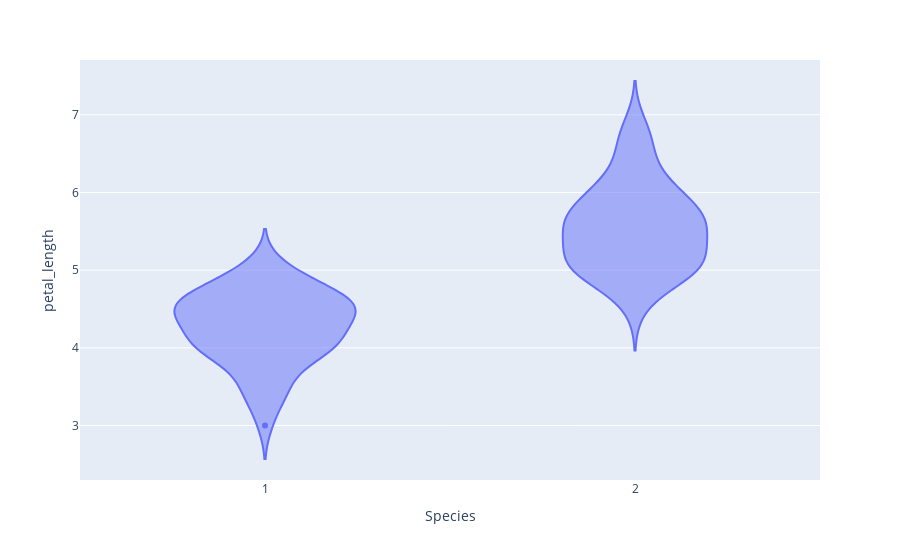

The notebook cell saved with this chart:
### Markdown cell above
# Violin plot on petal length

### Code cell
fig = px.violin(X, y="petal_length",x ="Species")
fig.show()

### Figure 1 — Plotly figure (JSON) as saved in the notebook; plotly's stock layout.template omitted (floating-point values rounded to 4 significant figures)
{"data": [{"alignmentgroup": "True", "box": {"visible": false}, "hovertemplate": "Species=%{x}<br>petal_length=%{y}<extra></extra>", "legendgroup": "", "marker": {"color": "#636efa"}, "name": "", "offsetgroup": "", "orientation": "v", "scalegroup": "True", "showlegend": false, "type": "violin", "x": [1, 1, 1, 1, 1, 1, 1, 1, 1, 1, 1, 1, 1, 1, 1, 1, 1, 1, 1, 1, 1, 1, 1, 1, 1, 1, 1, 1, 1, 1, 1, 1, 1, 1, 1, 1, 1, 1, 1, 1, 1, 1, 1, 1, 1, 1, 1, 1, 1, 1, 2, 2, 2, 2, 2, 2, 2, 2, 2, 2, 2, 2, 2, 2, 2, 2, 2, 2, 2, 2, 2, 2, 2, 2, 2, 2, 2, 2, 2, 2, 2, 2, 2, 2, 2, 2, 2, 2, 2, 2, 2, 2, 2, 2, 2, 2, 2, 2, 2, 2], "x0": " ", "xaxis": "x", "y": [4.7, 4.5, 4.9, 4, 4.6, 4.5, 4.7, 3.3, 4.6, 3.9, 3.5, 4.2, 4, 4.7, 3.6, 4.4, 4.5, 4.1, 4.5, 3.9, 4.8, 4, 4.9, 4.7, 4.3, 4.4, 4.8, 5, 4.5, 3.5, 3.8, 3.7, 3.9, 5.1, 4.5, 4.5, 4.7, 4.4, 4.1, 4, 4.4, 4.6, 4, 3.3, 4.2, 4.2, 4.2, 4.3, 3, 4.1, 6, 5.1, 5.9, 5.6, 5.8, 6.6, 4.5, 6.3, 5.8, 6.1, 5.1, 5.3, 5.5, 5, 5.1, 5.3, 5.5, 6.7, 6.9, 5, 5.7, 4.9, 6.7, 4.9, 5.7, 6, 4.8, 4.9, 5.6, 5.8, 6.1, 6.4, 5.6, 5.1, 5.6, 6.1, 5.6, 5.5, 4.8, 5.4, 5.6, 5.1, 5.1, 5.9, 5.7, 5.2, 5, 5.2, 5.4, 5.1], "y0": " ", "yaxis": "y"}], "layout": {"legend": {"tracegroupgap": 0}, "margin": {"t": 60}, "violinmode": "group", "xaxis": {"anchor": "y", "domain": [0, 1], "title": {"text": "Species"}}, "yaxis": {"anchor": "x", "domain": [0, 1], "title": {"text": "petal_length"}}}}
